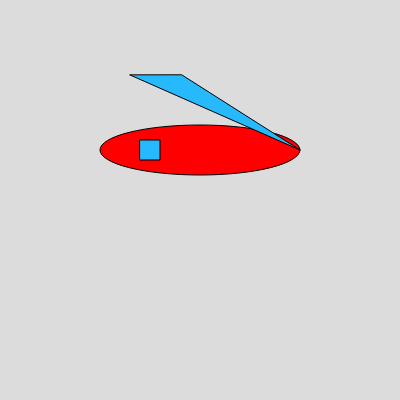
Frame 1 (no input)
Frame 60 (no input): identical to frame 1, image omitted
Frame 120 (the mouse pressed at the canvas centre since frame 60): identical to frame 1, image omitted

The p5.js sketch that drew this single still picture (run headless with seeded random() and noise() and a simulated clock; from frame 60 on, the mouse is pressed at the canvas centre):

// p5.js sketch
// ── sketch.js
function setup() {
  createCanvas(400, 400);
}

function draw() {
  background(220);

  fill("red");
  ellipse(200, 150, 200, 50);
  fill("#26BAFD");
  rect(140, 140, 20, 20);
  triangle(130, 75, 300, 150, 182, 75);
}
